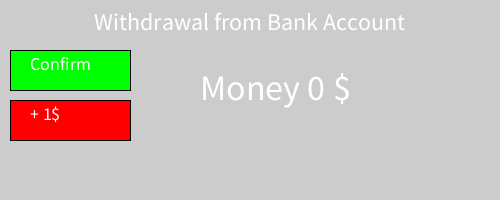
Frame 1 (no input)
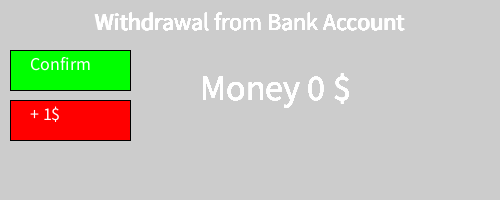
Frame 60 (the mouse pressed at the canvas centre just before this capture)
Frame 120 (the mouse held since frame 60 and released just before this capture): identical to frame 60, image omitted

The Processing sketch that drew these frames (run headless with seeded random() and noise(); from frame 60 on, the mouse is pressed at the canvas centre):

// Processing sketch: Knap_hieraki
// ── Knap_hieraki.pde
ToggleKnap  minToggleKnap   = new ToggleKnap(10, 50, 120, 40);
AlmKnap     minAlmKnap      = new AlmKnap(10, 100, 120, 40);
int         counter         = 0;

void setup() {
  size(500, 200);
}

void draw() {
  clear();  
  frameRate(60);
  textAlign(CENTER);
  textSize(24);
  text("Withdrawal from Bank Account", width/2, 30);

  textSize(18);
  textAlign(LEFT);
  minToggleKnap.tegnKnap(10, 50, 120, 40);  
  minAlmKnap.tegnKnap(10, 100, 120, 40);


  fill(255);
  textSize(36);
  text("Money " + counter + " $", 200, 100);
}

void mouseClicked() {
  minToggleKnap.registrerKlik();
  minAlmKnap.registrerKlik();
}

// ── AlmKnap.pde
class AlmKnap extends Knap {
  //int  knapX, knapY, knapB, knapH;
  AlmKnap(int x, int y, int b, int h) {
    super(x, y, b, h);
  }

  void tegnKnap(int knapX, int knapY, int knapB, int knapH) {

    if (mousePressed && mouseX>knapX && mouseX<(knapX+knapB) && mouseY>knapY && mouseY<(knapY+knapH)) {
      fill(0, 255, 0);
      rect(knapX, knapY, knapB, knapH);

      fill(255);
      text("+ 1$", knapX+20, knapY+20);
    } else {   
      fill(255, 0, 0);
      rect(knapX, knapY, knapB, knapH);

      fill(255);
      text("+ 1$", knapX+20, knapY+20);
    }
  }
}

// ── Knap.pde
class Knap {
  int      knapX, knapY, knapB, knapH;
  boolean  knapOn = false;

  Knap(int  x, int y, int b, int h) {
    knapX = x;
    knapY = y;
    knapB = b;
    knapH = h;
  }

  void registrerKlik() {
    if (mouseX>knapX && mouseX<(knapX+knapB) && mouseY>knapY && mouseY<(knapY+knapH)) {
      knapOn = !knapOn;
      counter++;
    }
  }
}

// ── Komponent.pde
class Komponent{
  int xPos;
  int yPos;
  
  
}

// ── ToggleKnap.pde
class ToggleKnap extends Knap {
  //int  knapX, knapY, knapB, knapH;

  ToggleKnap(int x, int y, int b, int h) {
    super(x, y, b, h);
  }

  void registrerKlik() {
    if ( mouseX>knapX && mouseX<(knapX+knapB) && mouseY>knapY && mouseY<(knapY+knapH)) {

      knapOn = !knapOn;
      counter=0;
    }
  }

  void tegnKnap(int knapX, int knapY, int knapB, int knapH) {
    if (knapOn==false) {
      fill(0, 255, 0);
      rect(knapX, knapY, knapB, knapH);

      fill(255);
      text("Confirm", knapX+20, knapY+20);
      //  counter++;
    } else if (knapOn==true) {
      fill(255, 0, 0);
      rect(knapX, knapY, knapB, knapH);

      fill(255);
      text("Confirm", knapX+20, knapY+20);
    }
  }
}
